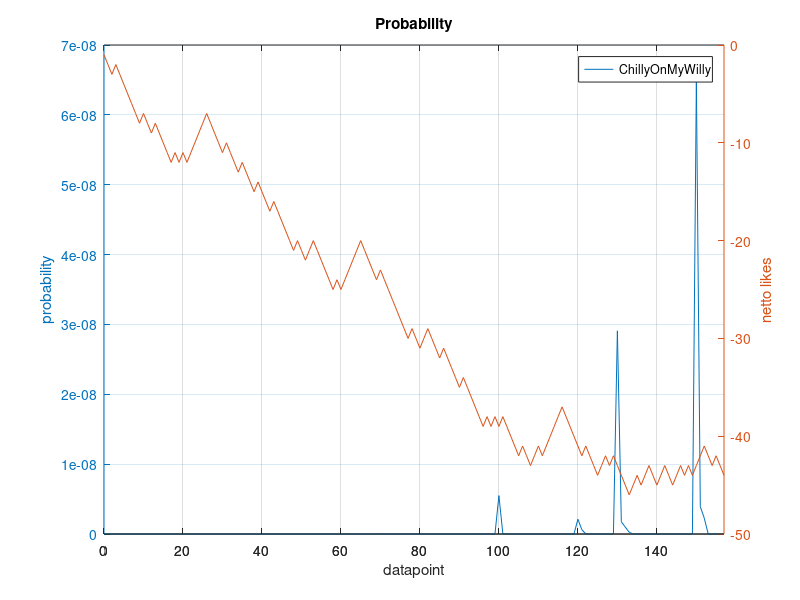
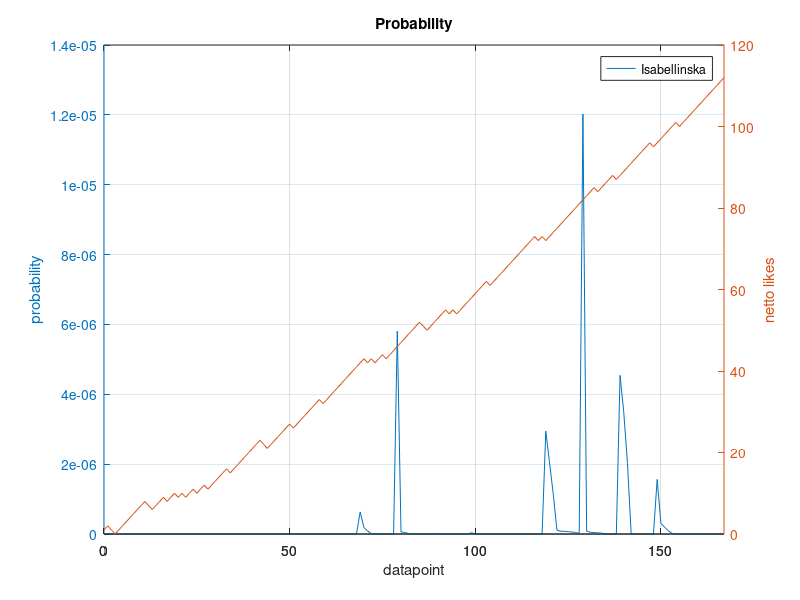
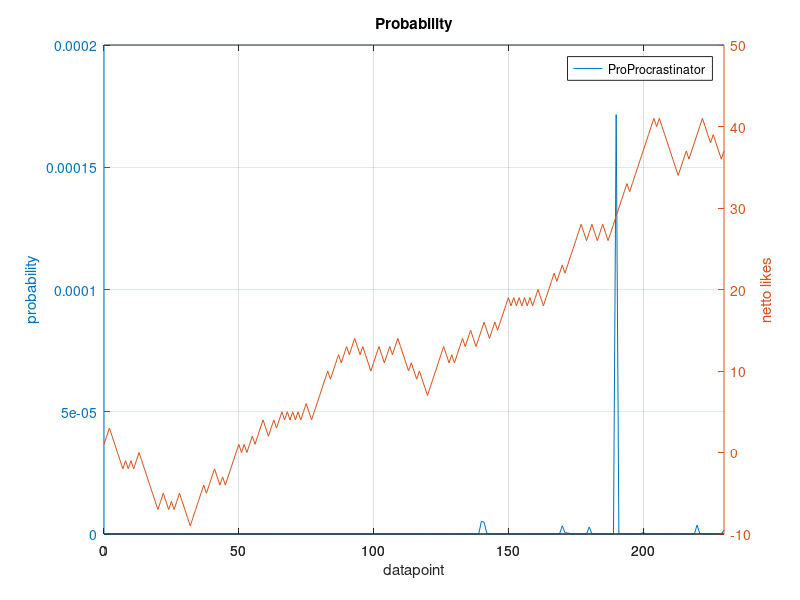
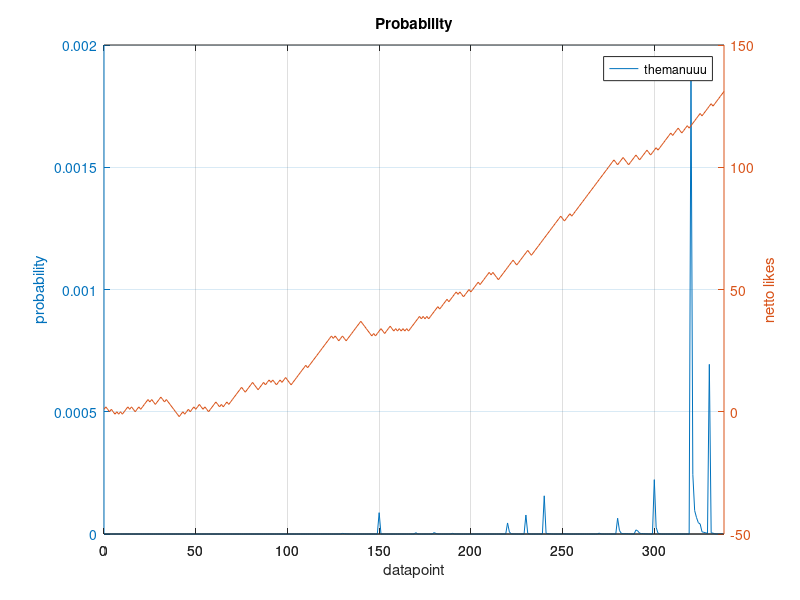

Write MATLAB code to recreate these figures, in order.
%ds load csv data
matLearning1 = csvread( 'users/ChillyOnMyWilly.csv' );
matLearning2 = csvread( 'users/Glaus.csv' );
matLearning3 = csvread( 'users/Isabellinska.csv' );
matLearning4 = csvread( 'users/judas.csv' );
matLearning5 = csvread( 'users/juitto.csv' );
matLearning6 = csvread( 'users/ProProcrastinator.csv' );
matLearning7 = csvread( 'users/themanuuu.csv' );
matLearning8 = csvread( 'users/memyself.csv' );

%ds plot probability curves
figure( 1 );
plot1 = plotyy( matLearning1(:,1), matLearning1(:,3), matLearning1(:,1), matLearning1(:,2) );
grid on;
title( 'Probability' );
legend( 'ChillyOnMyWilly' );
xlabel( 'datapoint' );
ylabel(plot1(1),'probability') % left y-axis
ylabel(plot1(2),'netto likes') % right y-axis
saveas( 1, 'users/probability_curve_ChillyOnMyWilly.pdf' );

figure( 2 );
plot2 = plotyy( matLearning3(:,1), matLearning3(:,3), matLearning3(:,1), matLearning3(:,2) );
grid on;
title( 'Probability' );
legend( 'Isabellinska' );
xlabel( 'datapoint' );
ylabel(plot2(1),'probability') % left y-axis
ylabel(plot2(2),'netto likes') % right y-axis
saveas( 2, 'users/probability_curve_Isabellinska.pdf' );

figure( 3 );
plot3 = plotyy( matLearning6(:,1), matLearning6(:,3), matLearning6(:,1), matLearning6(:,2) );
grid on;
title( 'Probability' );
legend( 'ProProcrastinator' );
xlabel( 'datapoint' );
ylabel(plot3(1),'probability') % left y-axis
ylabel(plot3(2),'netto likes') % right y-axis
saveas( 3, 'users/probability_curve_ProProcrastinator.pdf' );

figure( 4 );
plot4 = plotyy( matLearning7(:,1), matLearning7(:,3), matLearning7(:,1), matLearning7(:,2) );
grid on;
title( 'Probability' );
legend( 'themanuuu' );
xlabel( 'datapoint' );
ylabel(plot4(1),'probability') % left y-axis
ylabel(plot4(2),'netto likes') % right y-axis
saveas( 4, 'users/probability_curve_themanuuu.pdf' );

figure( 5 );
plot5 = plotyy( matLearning8(:,1), matLearning8(:,3), matLearning8(:,1), matLearning8(:,2) );
grid on;
title( 'Probability' );
legend( 'memyself' );
xlabel( 'datapoint' );
ylabel(plot5(1),'probability') % left y-axis
ylabel(plot5(2),'netto likes') % right y-axis
saveas( 5, 'users/probability_curve_memyself.pdf' );

figure( 6 );
plot6 = plotyy( matLearning8(:,1), log10( matLearning8(:,3) ), matLearning8(:,1), matLearning8(:,2) );
grid on;
title( 'Probability' );
legend( 'memyself' );
xlabel( 'datapoint' );
ylabel(plot6(1),'probability (log10)') % left y-axis
ylabel(plot6(2),'netto likes') % right y-axis
saveas( 6, 'users/probability_curve_memyself_log10.pdf' );
